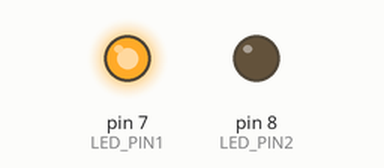
A sketch run on a simulated Arduino Uno, built with avr-gcc and run on an emulated ATmega328P. Parts: output pins drawn as LEDs (lit = HIGH).

Above: at 0.5 s.
At 2.5 s:
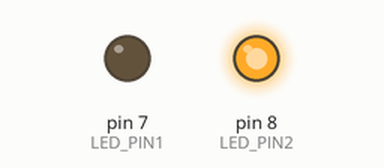
At 3.5 s:
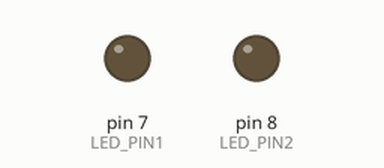
Timing chart, 0 to 5.2 s (numbered marks = the images above):
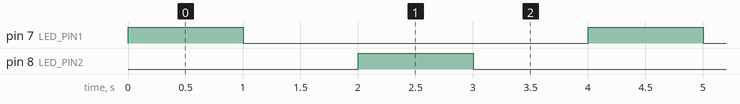

The sketch:

Blink.ino
```cpp
#define LED_PIN1      7
#define LED_PIN2      8


void setup() {
  pinMode(LED_PIN1, OUTPUT);
  pinMode(LED_PIN2, OUTPUT);
}

void loop() {
  digitalWrite(LED_PIN1, HIGH);
  delay(1000);
  digitalWrite(LED_PIN1, LOW);    // turnLED off by making the voltage LOW
  delay(1000);
  digitalWrite(LED_PIN2, HIGH);
  delay(1000);
  digitalWrite(LED_PIN2, LOW);    // turn LED off by making the voltage LOW
  delay(1000);
}
```

Measured:
- by itself, pin 7 (LED_PIN1), pin 8 (LED_PIN2): alternates HIGH for 1.0 s and LOW for 3.0 s
- by itself, everything shown: repeats every 4.0 s, in 4 steps
